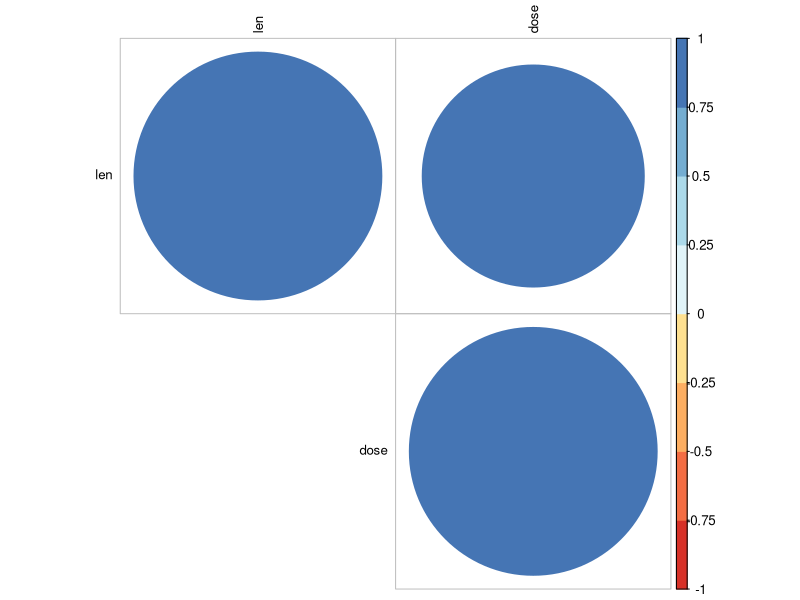

R code for this plot:
# ACTIVITY 1
data("ToothGrowth")
numeric_tooth <- ToothGrowth[, c("len", "dose")]
cor_matrix <- cor(numeric_tooth)
print("ToothGrowth Correlation Matrix:")
print(round(cor_matrix, 3))
# Output: len-dose r = 0.803 (STRONG positive correlation)

library(corrplot)
library(RColorBrewer)
corrplot(cor_matrix, type="upper", order="hclust", 
         tl.cex=0.8, tl.col="black", 
         col=brewer.pal(n=8, name="RdYlBu"))
# Insight: Dose strongly predicts tooth growth length (r=0.803)

# ACTIVITY 2
data(mtcars)

cat("\n=== RAW DATA ===\n")
summary(mtcars)

log_mtcars <- log1p(mtcars)
cat("\n=== LOG TRANSFORMATION ===\n")
summary(log_mtcars)  # Compresses right skew (disp, hp)

std_mtcars <- as.data.frame(scale(mtcars))
cat("\n=== STANDARD SCALING ===\n")
summary(std_mtcars)  # Mean=0, SD=1 all columns

library(caret)
preproc <- preProcess(mtcars, method="range")
minmax_mtcars <- predict(preproc, mtcars)
cat("\n=== MIN-MAX SCALING ===\n")
summary(minmax_mtcars)  # All columns 0-1 range

# DISCUSSION
cat("\n=== FINDINGS ===\n")
cat("- RAW: Wide ranges, right-skewed (disp:71-472, mpg:10-34)\n")
cat("- LOG: Compresses skew but creates negatives, suits positives\n")
cat("- STANDARD: Centers data (mean=0,sd=1), ideal for ML distances\n")
cat("- MINMAX: Bounds [0,1], preserves relationships for neural nets\n")
